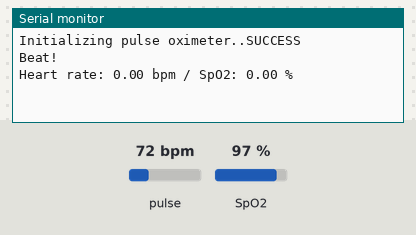
Bench run of a sketch on a simulated Arduino Uno, built with avr-gcc and run on an emulated ATmega328P. Shown: the last lines printed to the serial monitor. The test bench sets the inputs (shaded band); at power-on: pulse 72 bpm, SpO2 97 %.

Above: at 1.2 s.
1.3 s: pulse set to 42 bpm
At 2.7 s:
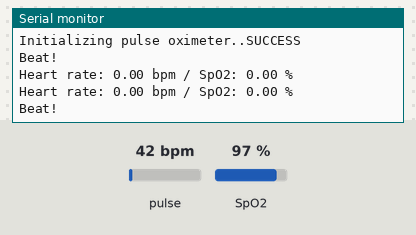
2.8 s: SpO2 set to 80 %
At 3.6 s:
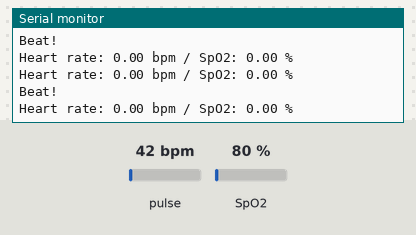
4.3 s: pulse set to 70 bpm
At 7.7 s:
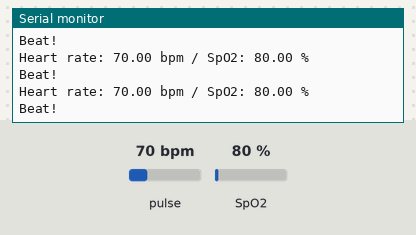
Timing chart, 0 to 9.2 s (numbered marks = the images above; inputs shaded):
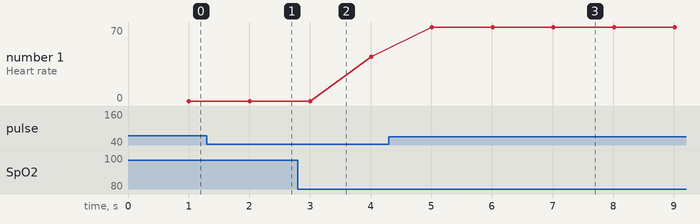

The sketch:

sketch_mar11a_copy_20250705192859.ino
```cpp
#include <Wire.h>
#include "MAX30100_PulseOximeter.h"

#define REPORTING_PERIOD_MS 1000

PulseOximeter pox;
uint32_t tsLastReport = 0;

void onBeatDetected() {
    Serial.println("Beat!");
}

void setup() {
    // Initialize serial communication for Bluetooth (HC-05)
    Serial.begin(9600);  // Set baud rate to 9600 for Bluetooth

    Serial.print("Initializing pulse oximeter..");

    // Initialize the PulseOximeter instance
    if (!pox.begin()) {
        Serial.println("FAILED");
        for(;;);
    } else {
        Serial.println("SUCCESS");
    }

    pox.setIRLedCurrent(MAX30100_LED_CURR_7_6MA);

    // Register a callback for the beat detection
    pox.setOnBeatDetectedCallback(onBeatDetected);
}

void loop() {
    // Continuously update the pulse oximeter data
    pox.update();

    // Send heart rate and SpO2 data over Bluetooth every second
    if (millis() - tsLastReport > REPORTING_PERIOD_MS) {
        float heartRate = pox.getHeartRate();
        float spO2 = pox.getSpO2();

        // Send heart rate and SpO2 data via Bluetooth (Serial)
        Serial.print("Heart rate: ");
        Serial.print(heartRate);
        Serial.print(" bpm / SpO2: ");
        Serial.print(spO2);
        Serial.println(" %");

        tsLastReport = millis();  // Update timestamp
    }
}
```

Measured:
- after the input at 4.3 s, the serial monitor: prints a new line after 0.71 s (image 3)
- plotted number 1: 42 → 70 after the input at 4.3 s
